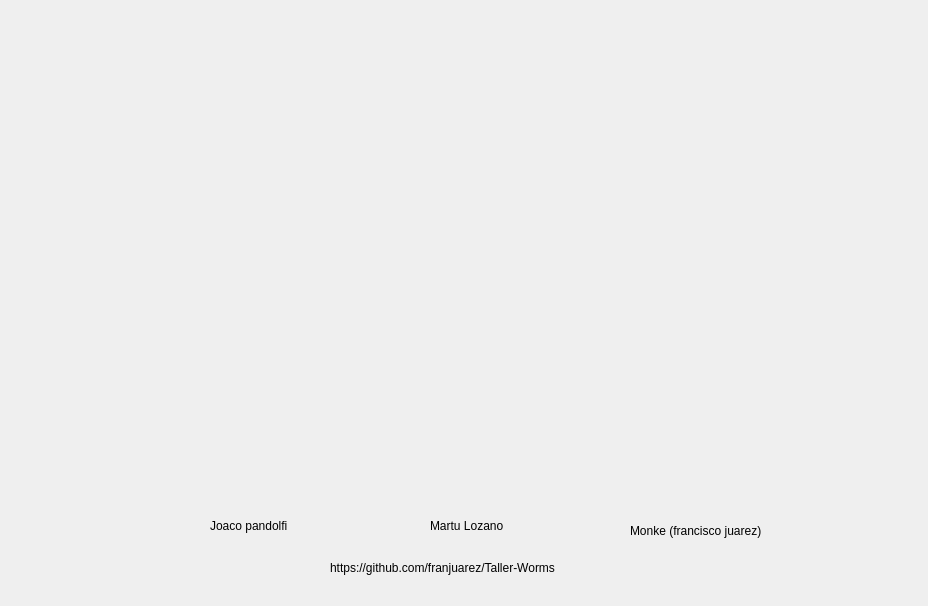
<?xml version="1.0" encoding="UTF-8"?>
<ui version="4.0">
 <class>AboutWindow</class>
 <widget class="QDialog" name="AboutWindow">
  <property name="geometry">
   <rect>
    <x>0</x>
    <y>0</y>
    <width>928</width>
    <height>606</height>
   </rect>
  </property>
  <property name="windowTitle">
   <string>Dialog</string>
  </property>
  <widget class="QLabel" name="label">
   <property name="geometry">
    <rect>
     <x>130</x>
     <y>10</y>
     <width>711</width>
     <height>491</height>
    </rect>
   </property>
   <property name="text">
    <string/>
   </property>
   <property name="pixmap">
    <pixmap resource="resources.qrc">:/resources/images/literalmentenosotros.jpg</pixmap>
   </property>
  </widget>
  <widget class="QLabel" name="label_2">
   <property name="geometry">
    <rect>
     <x>210</x>
     <y>510</y>
     <width>101</width>
     <height>31</height>
    </rect>
   </property>
   <property name="styleSheet">
    <string notr="true">font: 700 10pt &quot;Umpush&quot;;</string>
   </property>
   <property name="text">
    <string>Joaco pandolfi</string>
   </property>
  </widget>
  <widget class="QLabel" name="label_3">
   <property name="geometry">
    <rect>
     <x>630</x>
     <y>510</y>
     <width>161</width>
     <height>41</height>
    </rect>
   </property>
   <property name="styleSheet">
    <string notr="true">font: 700 10pt &quot;Umpush&quot;;</string>
   </property>
   <property name="text">
    <string>Monke (francisco juarez)</string>
   </property>
  </widget>
  <widget class="QLabel" name="label_4">
   <property name="geometry">
    <rect>
     <x>430</x>
     <y>510</y>
     <width>101</width>
     <height>31</height>
    </rect>
   </property>
   <property name="styleSheet">
    <string notr="true">font: 700 10pt &quot;Umpush&quot;;</string>
   </property>
   <property name="text">
    <string>Martu Lozano</string>
   </property>
  </widget>
  <widget class="QLabel" name="label_5">
   <property name="geometry">
    <rect>
     <x>330</x>
     <y>560</y>
     <width>271</width>
     <height>16</height>
    </rect>
   </property>
   <property name="text">
    <string>https://github.com/franjuarez/Taller-Worms</string>
   </property>
  </widget>
 </widget>
 <resources>
  <include location="resources.qrc"/>
 </resources>
 <connections/>
</ui>
